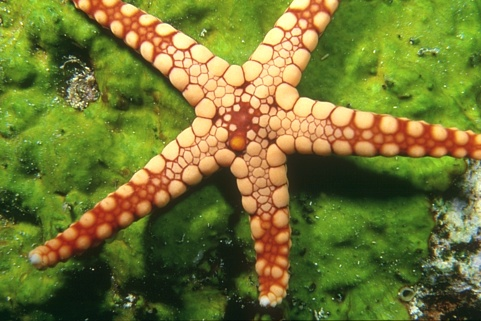
#> input picture Experiments/Image Segmentation exp - v2/Image5/12003.jpg, 481 x 321 px
$ jupyter execute '_kmeans-image segementation - 36 cluster - kalgo.ipynb'   (shell and % lines are left out)
#> lines starting #> are read from the running program, lines starting #| are printed output that depends on the picture
### Experiments/Image Segmentation exp - v2/Image5/kmeansAlgo.py
import numpy as np
from numpy.linalg import norm


class Kmeans:
    '''Implementing Kmeans algorithm.'''

    def __init__(self, n_clusters, max_iter=50, random_state=123):
        self.n_clusters = n_clusters
        self.max_iter = max_iter
        self.random_state = random_state

    def initializ_centroids(self, X):
        np.random.RandomState(self.random_state)
        random_idx = np.random.permutation(X.shape[0])
        centroids = X[random_idx[:self.n_clusters]]
        return centroids

    def compute_centroids(self, X, labels):
        centroids = np.zeros((self.n_clusters, X.shape[1]))
        for k in range(self.n_clusters):
            centroids[k, :] = np.mean(X[labels == k, :], axis=0)
        return centroids

    def compute_distance(self, X, centroids):
        distance = np.zeros((X.shape[0], self.n_clusters))
        for k in range(self.n_clusters):
            row_norm = norm(X - centroids[k, :], axis=1)
            distance[:, k] = np.square(row_norm)
        return distance

    def find_closest_cluster(self, distance):
        return np.argmin(distance, axis=1)

    def compute_sse(self, X, labels, centroids):
        distance = np.zeros(X.shape[0])
        for k in range(self.n_clusters):
            distance[labels == k] = norm(X[labels == k] - centroids[k], axis=1)
        return np.sum(np.square(distance))

    def fit(self, X):
        self.centroids = self.initializ_centroids(X)
        for i in range(self.max_iter):
            old_centroids = self.centroids
            distance = self.compute_distance(X, old_centroids)
            self.labels = self.find_closest_cluster(distance)
            self.centroids = self.compute_centroids(X, self.labels)
            if np.all(old_centroids == self.centroids):
                break
        self.error = self.compute_sse(X, self.labels, self.centroids)

    def predict(self, X):
        distance = self.compute_distance(X, old_centroids)
        return self.find_closest_cluster(distance)

### Experiments/Image Segmentation exp - v2/Image1/PsnrSnr.py
import numpy as np
def mse(vref, vcmp):
    """
    Compute Mean Squared Error (MSE) between two images.

    Parameters
    ----------
    vref : array_like
      Reference image
    vcmp : array_like
      Comparison image

    Returns
    -------
    x : float
      MSE between `vref` and `vcmp`
    """

    r = np.asarray(vref, dtype=np.float64).ravel()
    c = np.asarray(vcmp, dtype=np.float64).ravel()
    return np.mean(np.abs(r - c)**2)

def snr(vref, vcmp):
    """
    Compute Signal to Noise Ratio (SNR) of two images.

    Parameters
    ----------
    vref : array_like
      Reference image
    vcmp : array_like
      Comparison image

    Returns
    -------
    x : float
      SNR of `vcmp` with respect to `vref`
    """

    dv = np.var(vref)
    with np.errstate(divide='ignore'):
        rt = dv / mse(vref, vcmp)
    return 10.0 * np.log10(rt)


def psnr(vref, vcmp, rng=None):
    """
    Compute Peak Signal to Noise Ratio (PSNR) of two images. The PSNR
    calculation defaults to using the less common definition in terms
    of the actual range (i.e. max minus min) of the reference signal
    instead of the maximum possible range for the data type
    (i.e. :math:`2^b-1` for a :math:`b` bit representation).

    Parameters
    ----------
    vref : array_like
      Reference image
    vcmp : array_like
      Comparison image
    rng : None or int, optional (default None)
      Signal range, either the value to use (e.g. 255 for 8 bit samples) or
      None, in which case the actual range of the reference signal is used

    Returns
    -------
    x : float
      PSNR of `vcmp` with respect to `vref`
    """

    if rng is None:
        rng = vref.max() - vref.min()
    dv = (rng + 0.0)**2
    with np.errstate(divide='ignore'):
        rt = dv / mse(vref, vcmp)
    return 10.0 * np.log10(rt)

### Experiments/Image Segmentation exp - v2/Image5/_kmeans-image segementation - 36 cluster - kalgo.ipynb
[cell 1]
import numpy as np
import pandas as pd
import cv2 as cv
from matplotlib import pyplot as plt

# from sklearn.cluster import KMeans
import PsnrSnr as p
import kmeansAlgo

[cell 2]
img = cv.imread("12003.jpg", 0)
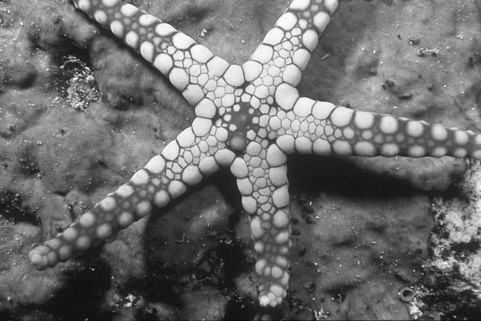
#> img: shape (321, 481); min 10, max 254, mean 109.6
size=200
img = cv.resize(img, dsize=(size, size))
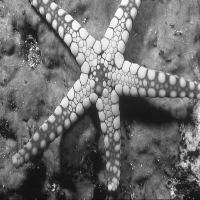
#> img: shape (200, 200); min 14, max 250, mean 109.5
width=img.shape[0]
#> width = 200
height=img.shape[1]
#> height = 200

plt.imshow(img, cmap="gray")
plt.xticks([])
plt.yticks([])
plt.grid(False)
plt.show()

[cell 3]
i = 0
j = 0
luv = []

for h in range(int(width / 2)):
    j = 0
    for k in range(int(height / 2)):
        luv.append([img[i, j], img[i + 1, j], img[i, j + 1], img[i + 1, j + 1]])
        j = j + 2
    i = i + 2
#> after the loop, i = 200; luv = 10000 items, first 6: [74, 163, 103, 107], [97, 82, 115, 110], [136, 139, 160, 152], [162, 160, 147, 154], [150, 158, 156, 158], [163, 163, 145, 155]

[cell 4]
import time as t

cluster = 36

clusterssize = [cluster]  # 2, 3, 4, 5, 6, 7, 8, 9,
timearray = []
error = []
segementedImg = []

[cell 5]
for i in clusterssize:

    start = t.time()
    kmeans = kmeansAlgo.Kmeans(n_clusters=i, random_state=0, max_iter=50)
    kmeans.fit(np.array(luv))

    timearray.append(t.time() - start)

    segementedImg.append(kmeans.labels)

    pic2show = kmeans.centroids
    print(timearray)
#> this loop made 1 pass
#> after the loop, segementedImg = 1 item; timearray = [1.12]

[cell 6]
lables = np.array(kmeans.labels)
#> lables = 10000 values, max 35 at index 16, min 0 at index 417, mean 16.68
print(np.array(kmeans.labels).shape)
#| (10000,)
print(kmeans.centroids.shape)
#| (36, 4)

clustercenters = (kmeans.centroids).reshape(cluster, 4)
#> clustercenters = 36 rows, first 6: [39.21, 38.25, 38.31, 37.74], [161.9, 165, 161.9, 162.3], [155.7, 157.9, 143.9, 145.3], [192.4, 169.8, 134.7, 120.9], [174.4, 215.6, 219.1, 228.9], [83.24, 84.43, 85.08, 87.52]
centersp = (kmeans.centroids).reshape(cluster, 4)
#> centersp has the same summary as clustercenters
centersp.shape
#> Out = (36, 4)

[cell 7]
finalval = []
for i in range(lables.shape[0]):
    finalval.append(centersp[lables[i]])
#> after the loop, finalval = 10000 items, first 6: [111.5, 175.9, 99.13, 128.6], [106.6, 104.1, 111.3, 108.4], [147.1, 142.1, 156.5, 154.5], [155.7, 157.9, 143.9, 145.3], [161.9, 165, 161.9, 162.3], [155.7, 157.9, 143.9, 145.3]

finalval = np.array(finalval).reshape(int(width / 2), int(height / 2), 4)
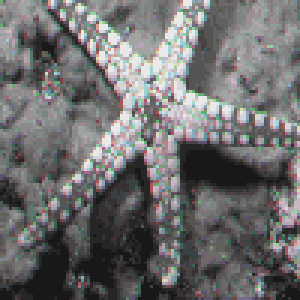
#> finalval: shape (100, 100, 4) float64 (shown 3 times larger); mean of channels 0, 1, 2, 3 109.7, 109.2, 109.7, 109.2; drawn as B, G, R

[cell 8]
# pd.DataFrame(kmeans.cluster_centers_[kmeans.labels_])

[cell 9]
# convert back the clustered image to the original form
# decoding

temp = np.zeros((width, height))
#> temp: shape (200, 200) float64; every value is 0
i = 0
j = 0
for h in range(int(width / 2)):
    j = 0
    for k in range(int(height / 2)):
        val = finalval

        temp[i, j] = val[h][k][0]
        temp[i + 1, j] = val[h][k][1]
        temp[i, j + 1] = val[h][k][2]
        temp[i + 1, j + 1] = val[h][k][3]

        j = j + 2
    i = i + 2
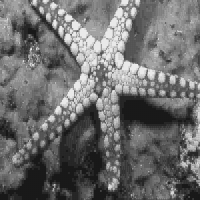
#> temp: shape (200, 200) float64; min 24.86, max 234.7, mean 109.5
#> after the loop, i = 200

plt.imshow(temp, cmap="gray")
plt.xticks([])
plt.yticks([])
plt.grid(False)
plt.savefig("Kmeans_SegementdIMg_" + str(cluster) + ".jpg")
plt.show()

[cell 10]
plt.imshow(256 - abs(img - temp), cmap="gray")
plt.xticks([])
plt.yticks([])
plt.grid(False)

plt.savefig("Kmeans_SegementdIMg_error_" + str(cluster) + ".jpg")
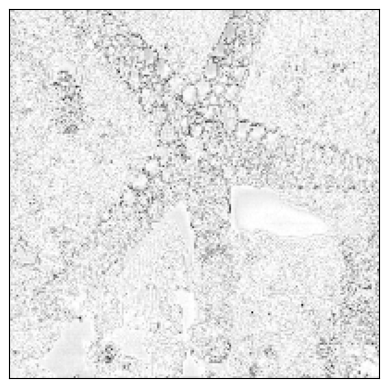
#> figure drawn by matplotlib, 1 panel
plt.show()

[cell 11]
psnr = p.psnr(np.array(img).astype(int), np.array(temp).astype(int))
#> in psnr, `rng = vref.max() - vref.min()`: rng = 236
#> in psnr, `dv = (rng + 0.0)**2`: dv = 55696
#> in psnr, `rt = dv / mse(vref, vcmp)`: rt = 484.7
#> psnr = 26.86
psnr
#> Out = 26.86

[cell 12]
snr = p.snr(np.array(img).astype(int), np.array(temp).astype(int))
#> in snr, `dv = np.var(vref)`: dv = 2965.3
#> in snr, `rt = dv / mse(vref, vcmp)`: rt = 25.81
#> snr = 14.12
psnr
#> Out = 26.86
